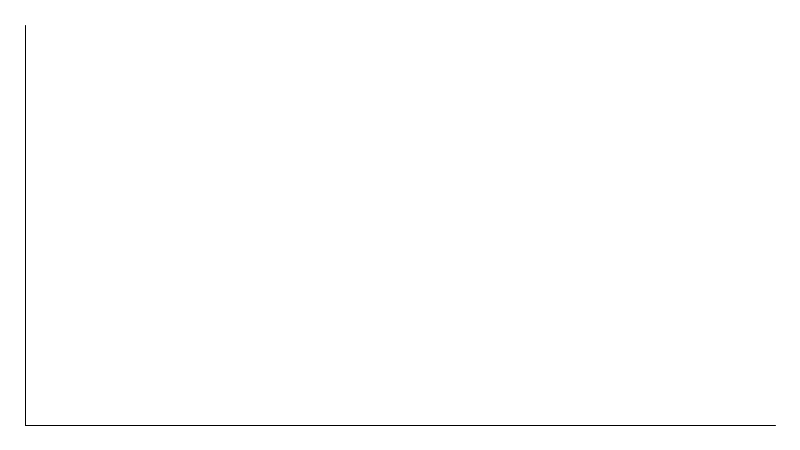
Frame 1 (no input)
Frame 60 (the mouse pressed at the canvas centre just before this capture): identical to frame 1, image omitted
Frame 120 (the mouse held since frame 60 and released just before this capture): identical to frame 1, image omitted

The Processing sketch that drew this single still picture (run headless with seeded random() and noise(); from frame 60 on, the mouse is pressed at the canvas centre):

// Processing sketch: test_sketch
// ── test_sketch.pde
//Array preferences
int ARRAYLENGTH = 7;
int TIMEMAX = 3600;

//Display preferences
int width = 800;
int height = 450;
int border = 25;

//Instantiation
int[] buffer = new int[ARRAYLENGTH];
int startX = border; 
int endX = width-border;
int startY = border;
int endY = height-border;

color[] colorChart = {
		color(255, 0, 0),
		color(255, 60, 0),
		color(255, 120, 0),
		color(255, 255, 255),
		color(0, 0, 0)
		};

void setup()
{
	size(800, 450);
}

void draw()
{
	background(colorChart[3]);
	strokeWeight(1);
	stroke(colorChart[4]);
	line(startX, height-border, endX, height-border);
	line(border, startY, border, endY);
}
